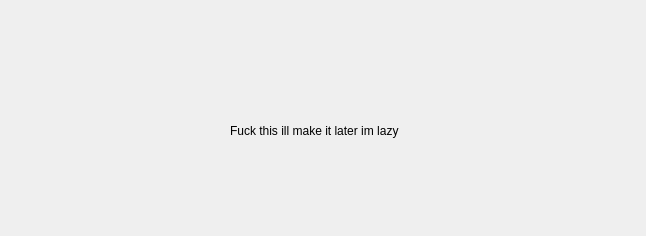
<?xml version="1.0" encoding="UTF-8"?>
<ui version="4.0">
 <class>MainWindow</class>
 <widget class="QMainWindow" name="MainWindow">
  <property name="geometry">
   <rect>
    <x>0</x>
    <y>0</y>
    <width>646</width>
    <height>236</height>
   </rect>
  </property>
  <property name="windowTitle">
   <string>Help</string>
  </property>
  <widget class="QWidget" name="centralwidget">
   <widget class="QLabel" name="label">
    <property name="geometry">
     <rect>
      <x>230</x>
      <y>100</y>
      <width>221</width>
      <height>61</height>
     </rect>
    </property>
    <property name="text">
     <string>Fuck this ill make it later im lazy</string>
    </property>
   </widget>
  </widget>
 </widget>
 <resources/>
 <connections/>
</ui>
